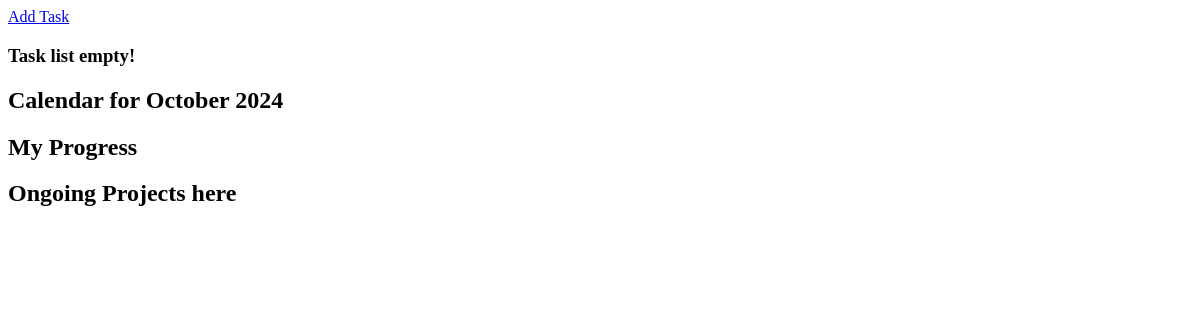
Before: / with the older database file.
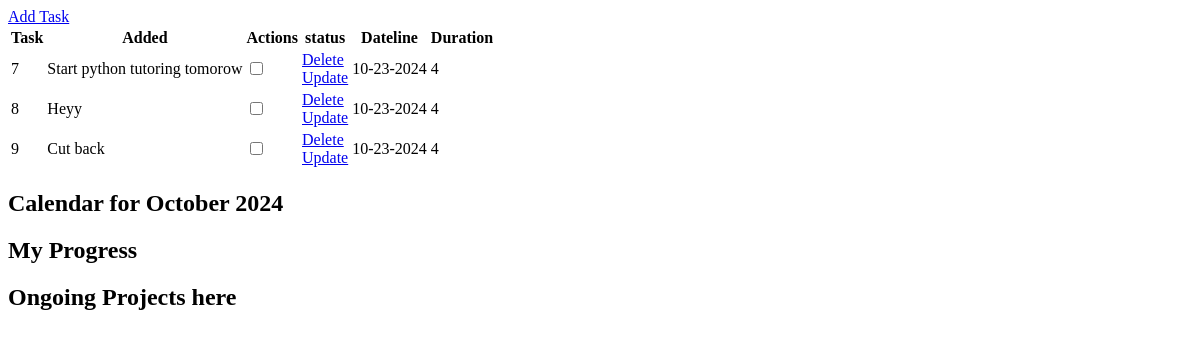
After: the same page with the newer database file.
### app/models.py (models this page shows)
class Task(db.Model):
    __tablename__ = 'tasks'
    id = db.Column(db.Integer, primary_key=True)
    content = db.Column(db.String(200), nullable=False)
    completed = db.Column(db.Boolean, default=False)
    date = db.Column(db.String,default='10-23-2024')

### app/routes.py (the view)
@app.route('/',methods=['GET','POST'])
def home():
    tasks=Task.query.order_by(Task.id).all()
    return render_template('index.html',tasks=tasks)

### app/templates/index.html
{% extends "base.html" %}
{% block body %}
    {% include "task.html"%}
    {% include "calendar.html"%}
    {% include "progress.html"%}
    {% include "projects.html"%}
{% endblock %}

### app/templates/base.html (shortened to what this page needs)
<!DOCTYPE html>
<html lang="en">
<head>
</head>
<body>
    {% block body %}{% endblock %}
</body>
</html>

### app/templates/task.html (shortened to what this page needs)
<div class="content">
    <div class="content">
        <a href="/add_task/" class="button">Add Task</a>
    </div>
{% if tasks|length < 1 %}
<h3>Task list empty!</h3>
{% else %}
<table>
    <tr>
        <th>Task</th>
        <th>Added</th>
        <th>Actions</th>
        <th>status</th>
        <th>Dateline</th>
        <th>Duration</th>
    </tr>
    {% for task in tasks %}
    {% if not task.completed %}
        <tr>
            <td>{{ task.id }}</td>
            <td>{{task.content}}</td>
            <td>
                <form action="/complete_task/" method="POST">
                    <input type="checkbox" name="task_complete" value="1" onchange="this.form.submit()" id="taskCheckbox" aria-label="status">
                </form>
            </td>
            <td>
                <a href="/delete/{{task.id}}">Delete</a>
                <br>
                <a href="/update/{{task.id}}">Update</a>
            </td>
            <td>
                {{ task.date }}
            </td>
            <td>4</td>
        </tr>
        {% endif %}
    {% endfor %}
</table>
{% endif %}
</div>

### app/templates/calendar.html (shortened to what this page needs)
<h2>Calendar for October 2024</h2>

### app/templates/progress.html
<h2>My Progress</h2>

### app/templates/projects.html
<h2>Ongoing Projects here</h2>

Changed rows visible on the page:
added Task: id "7", content "Start python tutoring tomorow", date "10-23-2024"
added Task: id "8", content "Heyy", date "10-23-2024"
added Task: id "9", content "Cut back", date "10-23-2024"
Other visible differences:
text no longer shown: "Task list empty!"
text now shown: "Task Added Actions status Dateline Duration"
